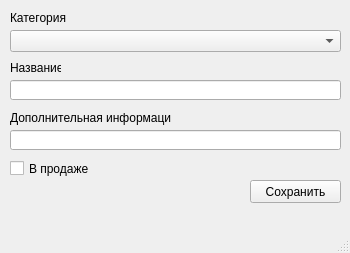
<?xml version="1.0" encoding="UTF-8"?>
<ui version="4.0">
 <class>MainWindow</class>
 <widget class="QMainWindow" name="MainWindow">
  <property name="geometry">
   <rect>
    <x>0</x>
    <y>0</y>
    <width>350</width>
    <height>253</height>
   </rect>
  </property>
  <property name="windowTitle">
   <string>MainWindow</string>
  </property>
  <widget class="QWidget" name="centralwidget">
   <widget class="QLabel" name="label">
    <property name="geometry">
     <rect>
      <x>10</x>
      <y>10</y>
      <width>61</width>
      <height>16</height>
     </rect>
    </property>
    <property name="text">
     <string>Категория</string>
    </property>
   </widget>
   <widget class="QLineEdit" name="inputName">
    <property name="geometry">
     <rect>
      <x>10</x>
      <y>80</y>
      <width>331</width>
      <height>20</height>
     </rect>
    </property>
   </widget>
   <widget class="QLabel" name="label_2">
    <property name="geometry">
     <rect>
      <x>10</x>
      <y>60</y>
      <width>51</width>
      <height>16</height>
     </rect>
    </property>
    <property name="text">
     <string>Название</string>
    </property>
   </widget>
   <widget class="QComboBox" name="chooseCategory">
    <property name="geometry">
     <rect>
      <x>10</x>
      <y>30</y>
      <width>331</width>
      <height>22</height>
     </rect>
    </property>
   </widget>
   <widget class="QLabel" name="label_3">
    <property name="geometry">
     <rect>
      <x>10</x>
      <y>110</y>
      <width>161</width>
      <height>16</height>
     </rect>
    </property>
    <property name="text">
     <string>Дополнительная информация</string>
    </property>
   </widget>
   <widget class="QLineEdit" name="inputAddInfo">
    <property name="geometry">
     <rect>
      <x>10</x>
      <y>130</y>
      <width>331</width>
      <height>20</height>
     </rect>
    </property>
   </widget>
   <widget class="QCheckBox" name="checkIsSale">
    <property name="geometry">
     <rect>
      <x>10</x>
      <y>160</y>
      <width>81</width>
      <height>17</height>
     </rect>
    </property>
    <property name="text">
     <string>В продаже</string>
    </property>
   </widget>
   <widget class="QPushButton" name="saveButton">
    <property name="geometry">
     <rect>
      <x>250</x>
      <y>180</y>
      <width>91</width>
      <height>23</height>
     </rect>
    </property>
    <property name="text">
     <string>Сохранить</string>
    </property>
   </widget>
  </widget>
  <widget class="QMenuBar" name="menubar">
   <property name="geometry">
    <rect>
     <x>0</x>
     <y>0</y>
     <width>350</width>
     <height>21</height>
    </rect>
   </property>
  </widget>
  <widget class="QStatusBar" name="statusbar"/>
 </widget>
 <resources/>
 <connections/>
</ui>
